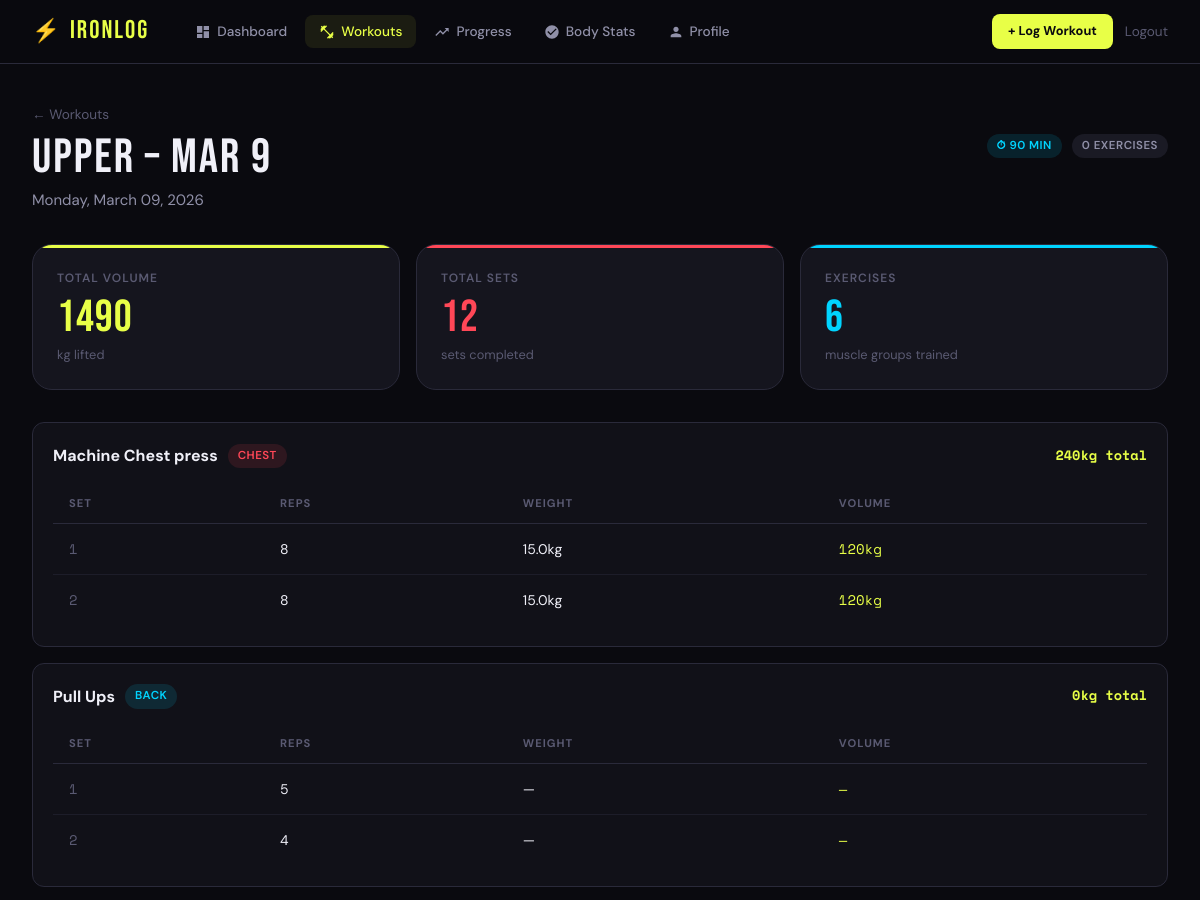
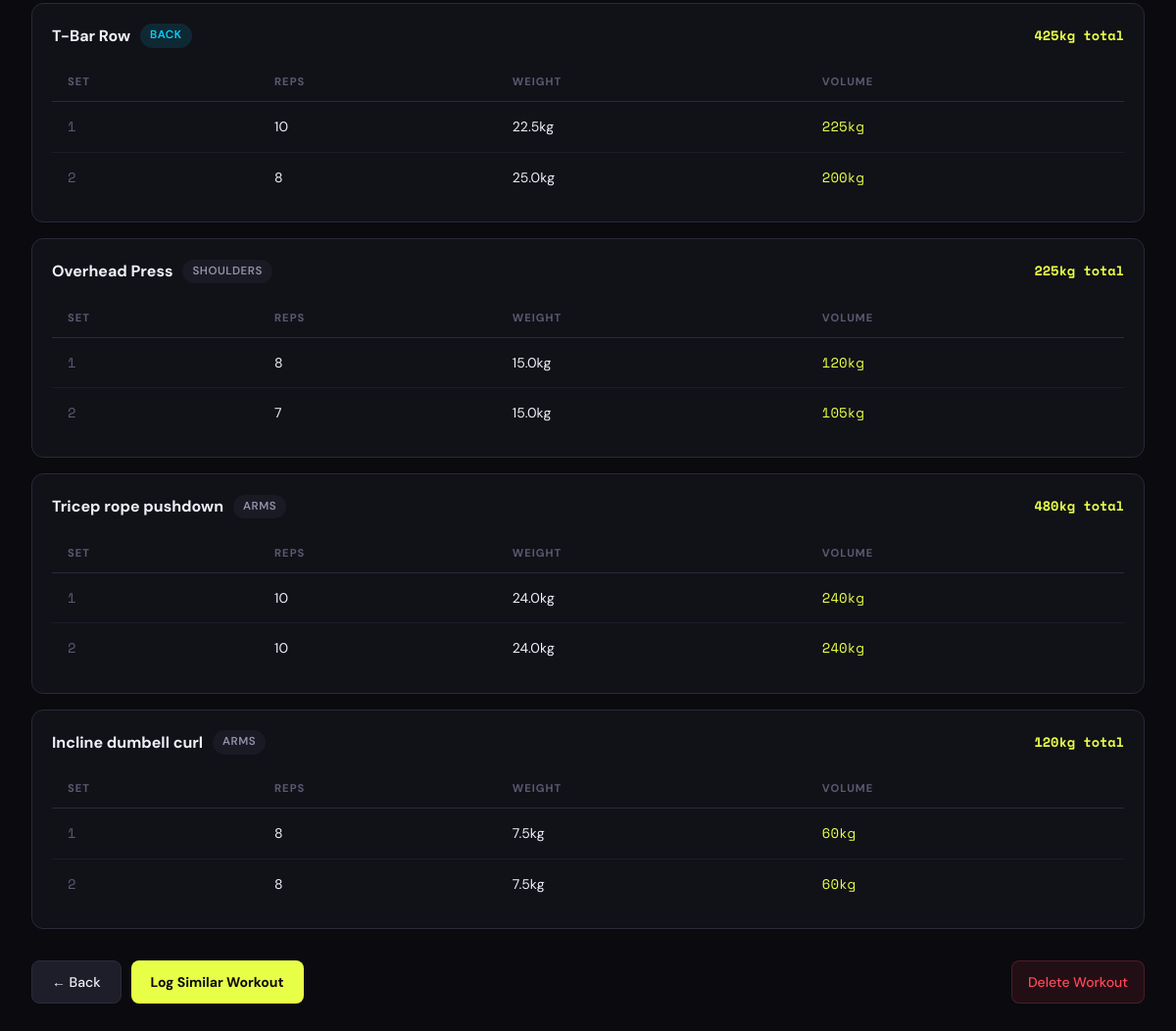
Page /workout/1 (signed in) on the committed database (2 pictures, top to bottom).
### tables this page shows
CREATE TABLE workout (
            id INTEGER PRIMARY KEY AUTOINCREMENT,
            user_id INTEGER NOT NULL,
            name TEXT NOT NULL,
            date TIMESTAMP DEFAULT CURRENT_TIMESTAMP,
            duration INTEGER, notes TEXT,
            FOREIGN KEY (user_id) REFERENCES user(id)
        );

CREATE TABLE exercise (
            id INTEGER PRIMARY KEY AUTOINCREMENT,
            workout_id INTEGER NOT NULL,
            name TEXT NOT NULL,
            category TEXT DEFAULT 'other',
            FOREIGN KEY (workout_id) REFERENCES workout(id)
        );

CREATE TABLE exercise_set (
            id INTEGER PRIMARY KEY AUTOINCREMENT,
            exercise_id INTEGER NOT NULL,
            set_number INTEGER, reps INTEGER, weight REAL, duration INTEGER,
            FOREIGN KEY (exercise_id) REFERENCES exercise(id)
        );

### app.py (the view)
@app.route('/workout/<int:workout_id>')
@login_required
def view_workout(workout_id):
    uid = session['user_id']
    workout = query('SELECT * FROM workout WHERE id=? AND user_id=?', (workout_id, uid), one=True)
    if not workout: return redirect(url_for('workouts'))
    exercises = query('SELECT * FROM exercise WHERE workout_id=?', (workout_id,))
    ex_list = []
    total_vol = 0; total_sets = 0
    for ex in exercises:
        sets = query('SELECT * FROM exercise_set WHERE exercise_id=? ORDER BY set_number', (ex['id'],))
        vol = sum((s['weight'] or 0)*(s['reps'] or 0) for s in sets if s['weight'] and s['reps'])
        total_vol += vol; total_sets += len(sets)
        ex_list.append({'ex': ex, 'sets': sets, 'vol': int(vol)})
    return render_template('view_workout.html', workout=workout, ex_list=ex_list,
        total_vol=int(total_vol), total_sets=total_sets)

### app.py (called while the page is built)
def fmt_date(val, fmt='%b %d, %Y'):
    if not val: return ''
    if hasattr(val, 'strftime'): return val.strftime(fmt)
    for pattern in ('%Y-%m-%d %H:%M:%S', '%Y-%m-%d %H:%M:%S.%f', '%Y-%m-%d'):
        try:
            from datetime import datetime
            return datetime.strptime(str(val)[:19], pattern[:len(str(val)[:19])]).strftime(fmt)
        except: pass
    return str(val)[:10]

def get_db():
    if 'db' not in g:
        g.db = sqlite3.connect(DATABASE)
        g.db.row_factory = sqlite3.Row
    return g.db

def query(sql, args=(), one=False):
    cur = get_db().execute(sql, args)
    rv = cur.fetchall()
    return (rv[0] if rv else None) if one else rv

def login_required(f):
    @wraps(f)
    def decorated(*args, **kwargs):
        if 'user_id' not in session:
            return redirect(url_for('login'))
        return f(*args, **kwargs)
    return decorated

### Templates/view_workout.html (shortened to what this page needs)
{% extends 'base.html' %}
{% block content %}
<div class="page">
  <div class="page-header fade-up">
    <div style="display:flex;align-items:center;gap:1rem;margin-bottom:0.5rem">
      <a href="{{ url_for('workouts') }}" style="color:var(--text3);font-size:0.85rem">← Workouts</a>
    </div>
    <div style="display:flex;align-items:flex-start;justify-content:space-between;flex-wrap:wrap;gap:1rem">
      <div>
        <div class="page-title">{{ workout.name.upper() }}</div>
        <div class="page-subtitle">{{ workout.date|fmtdate('%A, %B %d, %Y') }}</div>
      </div>
      <div style="display:flex;gap:10px;align-items:center">
        {% if workout.duration %}
        <span class="badge badge-blue">⏱ {{ workout.duration }} min</span>
        {% endif %}
        <span class="badge badge-gray">{{ workout.exercises|length }} exercises</span>
      </div>
    </div>
  </div>
  <div class="stats-grid fade-up fade-up-1" style="grid-template-columns:repeat(3,1fr)">
    <div class="stat-card">
      <div class="stat-label">Total Volume</div>
      <div class="stat-value">{{ total_vol }}</div>
      <div class="stat-sub">kg lifted</div>
    </div>
    <div class="stat-card red">
      <div class="stat-label">Total Sets</div>
      <div class="stat-value">{{ total_sets }}</div>
      <div class="stat-sub">sets completed</div>
    </div>
    <div class="stat-card blue">
      <div class="stat-label">Exercises</div>
      <div class="stat-value">{{ ex_list|length }}</div>
      <div class="stat-sub">muscle groups trained</div>
    </div>
  </div>
  <div class="fade-up fade-up-2">
    {% for item in ex_list %}
    <div class="exercise-card">
      <div class="exercise-card-title">
        <span>{{ item.ex['name'] }}</span>
        {% set cat = item.ex['category'] %}
        <span class="badge {% if cat == 'chest' %}badge-red{% elif cat == 'back' %}badge-blue{% elif cat == 'legs' %}badge-purple{% else %}badge-gray{% endif %}">
          {{ cat }}
        </span>
        <span style="margin-left:auto;font-family:var(--font-mono);font-size:0.85rem;color:var(--accent)">
          {{ item.vol }}kg total
        </span>
      </div>
      <table style="width:100%">
        <thead><tr><th>Set</th><th>Reps</th><th>Weight</th><th>Volume</th></tr></thead>
        <tbody>
          {% for s in item.sets %}
          <tr>
            <td style="font-family:var(--font-mono);color:var(--text3)">{{ s['set_number'] }}</td>
            <td>{{ s['reps'] or '—' }}</td>
            <td>{% if s['weight'] %}{{ s['weight'] }}kg{% else %}—{% endif %}</td>
            <td style="color:var(--accent);font-family:var(--font-mono)">
              {% if s['weight'] and s['reps'] %}{{ (s['weight'] * s['reps'])|int }}kg{% else %}—{% endif %}
            </td>
          </tr>
          {% endfor %}
        </tbody>
      </table>
    </div>
    {% endfor %}
  </div>
  <div style="display:flex;gap:10px;margin-top:2rem" class="fade-up fade-up-3">
    <a href="{{ url_for('workouts') }}" class="btn-secondary">← Back</a>
    <a href="{{ url_for('new_workout') }}" class="btn-primary">Log Similar Workout</a>
    <button onclick="deleteWorkout({{ workout.id }})" class="btn-danger" style="margin-left:auto">Delete Workout</button>
  </div>
</div>
{% endblock %}

### Static/css/style.css (style rules this page uses)
:root { --bg: #0a0a0f; --bg2: #111118; --bg3: #1a1a24; --card: #15151e; --card2: #1e1e2a; --border: #2a2a3a; --accent: #e8ff47; --accent2: #ff4757; --accent3: #00d4ff; --text: #f0f0f8; --text2: #9090a8; --text3: #5a5a72; --font-display: 'Bebas Neue', sans-serif; --font-body: 'DM Sans', sans-serif; --font-mono: 'Space Mono', monospace; --radius: 12px; --radius-lg: 20px; --shadow: 0 4px 24px rgba(0,0,0,0.4); --glow: 0 0 20px rgba(232,255,71,0.15); }
*, *::before, *::after { box-sizing: border-box; margin: 0; padding: 0; }
html { scroll-behavior: smooth; }
body { background: var(--bg); color: var(--text); font-family: var(--font-body); font-size: 15px; line-height: 1.6; min-height: 100vh; }
a { color: inherit; text-decoration: none; }
button { cursor: pointer; border: none; background: none; font-family: var(--font-body); }
.page { padding: 2.5rem 2rem; max-width: 1200px; margin: 0 auto; }
.page-header { margin-bottom: 2rem; }
.page-title { font-family: var(--font-display); font-size: 3rem; letter-spacing: 2px; line-height: 1; }
.page-subtitle { color: var(--text2); margin-top: 6px; }
.btn-primary { background: var(--accent); color: #0a0a0f; font-weight: 700; font-size: 0.875rem; padding: 10px 20px; border-radius: 8px; transition: all 0.2s; display: inline-flex; align-items: center; gap: 6px; }
.btn-secondary { background: var(--card2); color: var(--text); font-weight: 500; font-size: 0.875rem; padding: 10px 20px; border-radius: 8px; border: 1px solid var(--border); transition: all 0.2s; display: inline-flex; align-items: center; gap: 6px; }
.btn-danger { background: rgba(255,71,87,0.1); color: var(--accent2); font-weight: 500; font-size: 0.875rem; padding: 8px 16px; border-radius: 8px; border: 1px solid rgba(255,71,87,0.2); transition: all 0.2s; }
.stats-grid { display: grid; grid-template-columns: repeat(auto-fit, minmax(180px, 1fr)); gap: 1rem; margin-bottom: 2rem; }
.stat-card { background: var(--card); border: 1px solid var(--border); border-radius: var(--radius-lg); padding: 1.5rem; position: relative; overflow: hidden; transition: all 0.3s; }
.stat-card::before { content: ''; position: absolute; top: 0; left: 0; right: 0; height: 3px; background: var(--accent); }
.stat-card.red::before { background: var(--accent2); }
.stat-card.blue::before { background: var(--accent3); }
.stat-label { font-size: 0.75rem; font-weight: 600; text-transform: uppercase; letter-spacing: 1px; color: var(--text3); }
.stat-value { font-family: var(--font-display); font-size: 2.8rem; letter-spacing: 1px; line-height: 1; margin: 8px 0 4px; color: var(--accent); }
.stat-card.red .stat-value { color: var(--accent2); }
.stat-card.blue .stat-value { color: var(--accent3); }
.stat-sub { font-size: 0.8rem; color: var(--text3); }
table { width: 100%; border-collapse: collapse; }
th { text-align: left; padding: 10px 16px; font-size: 0.7rem; font-weight: 700; text-transform: uppercase; letter-spacing: 1px; color: var(--text3); border-bottom: 1px solid var(--border); }
td { padding: 14px 16px; border-bottom: 1px solid rgba(42,42,58,0.5); font-size: 0.875rem; }
tr:last-child td { border-bottom: none; }
.badge { display: inline-block; padding: 3px 10px; border-radius: 20px; font-size: 0.72rem; font-weight: 600; text-transform: uppercase; letter-spacing: 0.5px; }
.badge-red { background: rgba(255,71,87,0.12); color: var(--accent2); }
.badge-blue { background: rgba(0,212,255,0.12); color: var(--accent3); }
.badge-gray { background: var(--bg3); color: var(--text2); }
.exercise-card { background: var(--bg2); border: 1px solid var(--border); border-radius: var(--radius); padding: 1.25rem; margin-bottom: 1rem; }
.exercise-card-title { font-weight: 700; font-size: 1rem; margin-bottom: 1rem; display: flex; align-items: center; gap: 10px; }
.fade-up { animation: fadeUp 0.4s ease both; }
.fade-up-1 { animation-delay: 0.05s; }
.fade-up-2 { animation-delay: 0.1s; }
.fade-up-3 { animation-delay: 0.15s; }

### rows in the picture
workout: name "UPPER – MAR 9", date|fmtdate "Monday, March 09, 2026", duration "90"
exercise: ex.name "Machine Chest press", ex_list "CHEST"
exercise_set: set_number "1", reps "8", weight "15.0", (s['weight']*s['reps'])|int "120"
exercise_set: set_number "2", reps "8", weight "15.0", (s['weight']*s['reps'])|int "120"
exercise: ex.name "Pull Ups", ex_list "BACK"
exercise_set: set_number "1", reps "5"
exercise_set: set_number "2", reps "4"
exercise: ex.name "T-Bar Row", ex_list "BACK"
exercise_set: set_number "1", reps "10", weight "22.5", (s['weight']*s['reps'])|int "225"
exercise_set: set_number "2", reps "8", weight "25.0", (s['weight']*s['reps'])|int "200"
exercise: ex.name "Overhead Press", ex_list "SHOULDERS"
exercise_set: set_number "1", reps "8", weight "15.0", (s['weight']*s['reps'])|int "120"
exercise_set: set_number "2", reps "7", weight "15.0", (s['weight']*s['reps'])|int "105"
exercise: ex.name "Tricep rope pushdown", ex_list "ARMS"
exercise_set: set_number "1", reps "10", weight "24.0", (s['weight']*s['reps'])|int "240"
exercise_set: set_number "2", reps "10", weight "24.0", (s['weight']*s['reps'])|int "240"
exercise: ex.name "Incline dumbell curl", ex_list "ARMS"
exercise_set: set_number "1", reps "8", weight "7.5", (s['weight']*s['reps'])|int "60"
exercise_set: set_number "2", reps "8", weight "7.5", (s['weight']*s['reps'])|int "60"

### other values in the picture
{{ workout.exercises|length }} "0"
{{ total_vol }} "1490"
{{ total_sets }} "12"
{{ ex_list|length }} "6"
{{ item.vol }} "240" "0" "425" "225" "480" "120"
